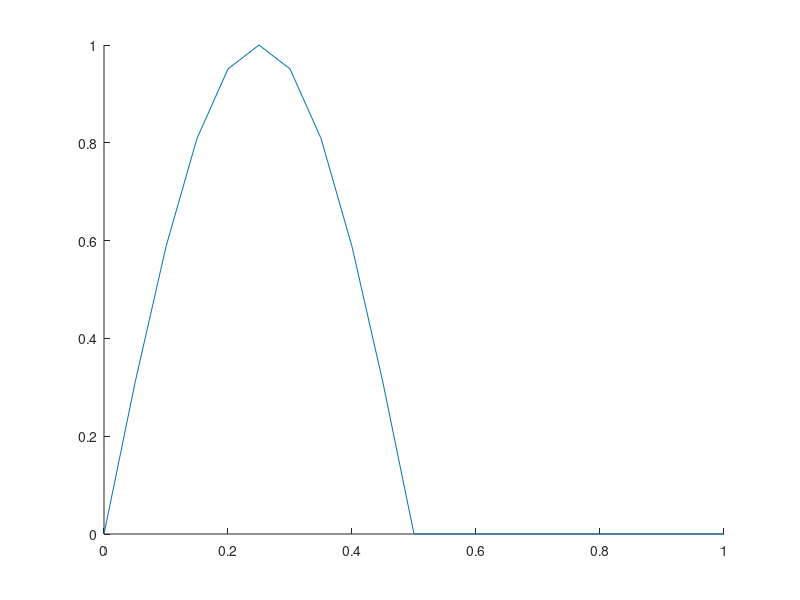

Here is the MATLAB script that generated this plot:
printf("this is a octave hello world \n \n");
% CN2023_TP0
% Ejercicio 1

printf("Ejercicio 1 \n \n");

a1 = 5^2 - 1/(2 ^ 3) - sqrt(3^2 + (2*2)^2);
a1
b1 = sin(pi/6) - atan(1/2);
b1
c1 = log(3 + 1/5) - e^2;
c1

% Ejercicio 2

printf("Ejercicio 2 \n \n");

function [y] = myFunction(x)
    y = sin(2*x) / ( x * (x + 1));
end;

myFunction((-4))
myFunction((-pi/8))
myFunction(sqrt(2)/4)
myFunction(pi/2)
myFunction(9*pi/5)
myFunction(0)
myFunction(-1)

% Ejercicio 3

printf("Ejercicio 3 \n \n");

a3 = [ 1 2 3 -4 ]
b3 = [ 1 2 3 -4 ]'
c3 = -2.5:0.5:1
d3 = ( -2.5:0.5:1 )'
e3 = [-3:2:4]

% Ejercicio 4

printf("Ejercicio 4 \n \n");

x = [ -0.5 7 2 ];
z = [ 2 -1 3 ]';

2*x
y = x-1

x.*y

y.^2

x' + 5*z

x+5*z

y-z'/3

v = [x,y]

v(2:5)

v(5:6)+(z(1:2))'

w = [x;y]

% Ejercicio 5

printf("Ejercicio 5 \n \n");

p = [ 2 3 4 7 ]

polyout(p,'x');
x = 3;
polyval(v,x)
roots(p)

% Ejercicio 6

% Ejercicio 7

printf("Ejercicio 7 \n \n");

clearvars

m = 5
n = 4*m+1
x = linspace(0,1,n)
y = zeros(1,n)
a = x(1:m+1)
y(1:m+1) = sin(2*pi*a)
y(2*m+1:-1:m+2) = y(1:m)
% y(2*m+2:n) = -y(2:2*m);

% Ejercicio 8

printf("Ejercicio 8 \n \n ")

function [y1] = myFunction2(x1)
    y1 = (((x1 + 1) / (x1 ^ 2 + x1 +1 )) ^ 6) * (cos(x1) + 3)
end;

hold on
plot(x,y)
hold off
